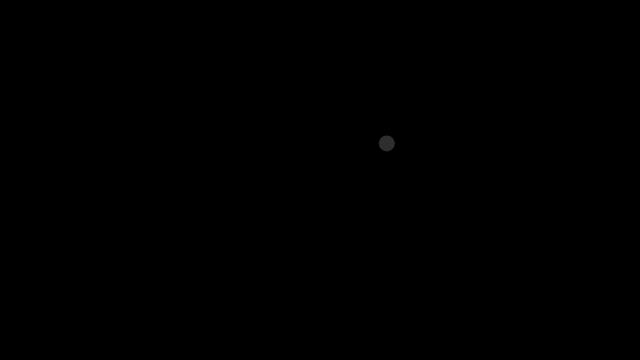
Frame 1 (no input)
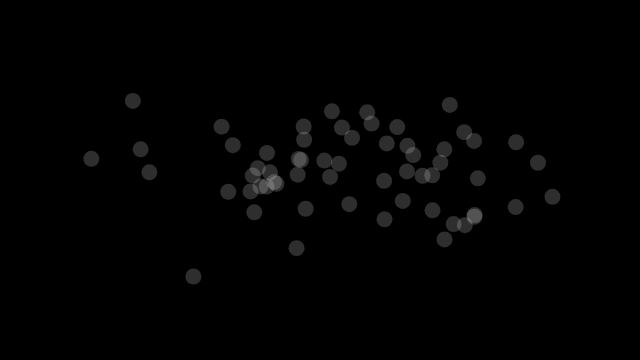
Frame 60 (no input)
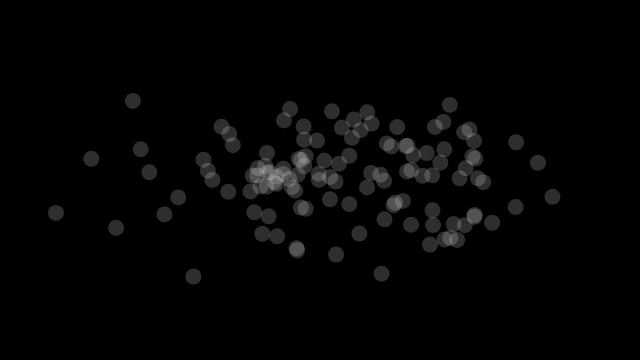
Frame 120 (the mouse pressed at the canvas centre since frame 60)

The p5.js sketch that drew these frames (run headless with seeded random() and noise() and a simulated clock; from frame 60 on, the mouse is pressed at the canvas centre):

// p5.js sketch
// ── sketch.js
function setup() {
  createCanvas(640,360); 
  background(0);
}

function draw() { 
  //x and y location has a mean of 0 and a standard
  //deviation of 1
  var xloc = randomGaussian();
  var yloc = randomGaussian();
  
  var xsd = 100;
  var ysd = 40;

  var xMean = width/2;
  var yMean = height/2;

  xloc = (xloc * xsd) + xMean
  yloc = (yloc * ysd) + yMean

  var rColor = 233;

  fill(rColor,50);
  noStroke();

  ellipse(xloc, yloc, 16, 16);
}
